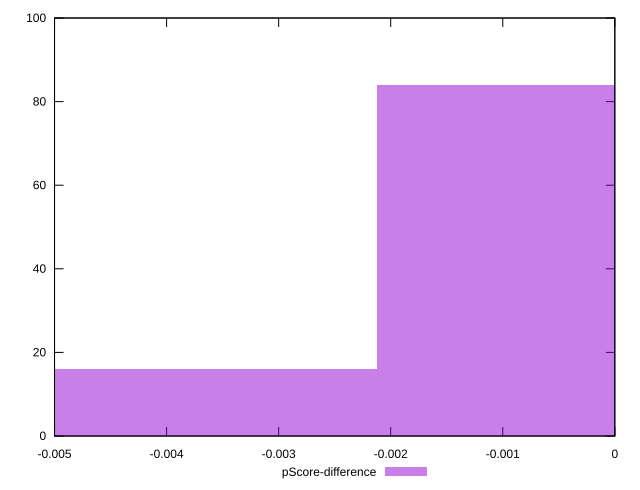

Write gnuplot code to recreate this figure.
reset

$pScoreDifference <<EOF
0 84
-0.004247199856178456 16
EOF

set key outside below
set boxwidth 0.004247199856178456
set xrange [-0.0050000000000000044:0]
set yrange [0:100]
set trange [0:100]
set style fill transparent solid 0.5 noborder
set terminal svg size 640, 490 enhanced background rgb 'white'
set output "report_00017_2021-02-10T15-08-03.406Z/unminified-javascript/samples/pages+cached/pScore-difference/histogram.svg"

plot $pScoreDifference title "pScore-difference" with boxes

reset
